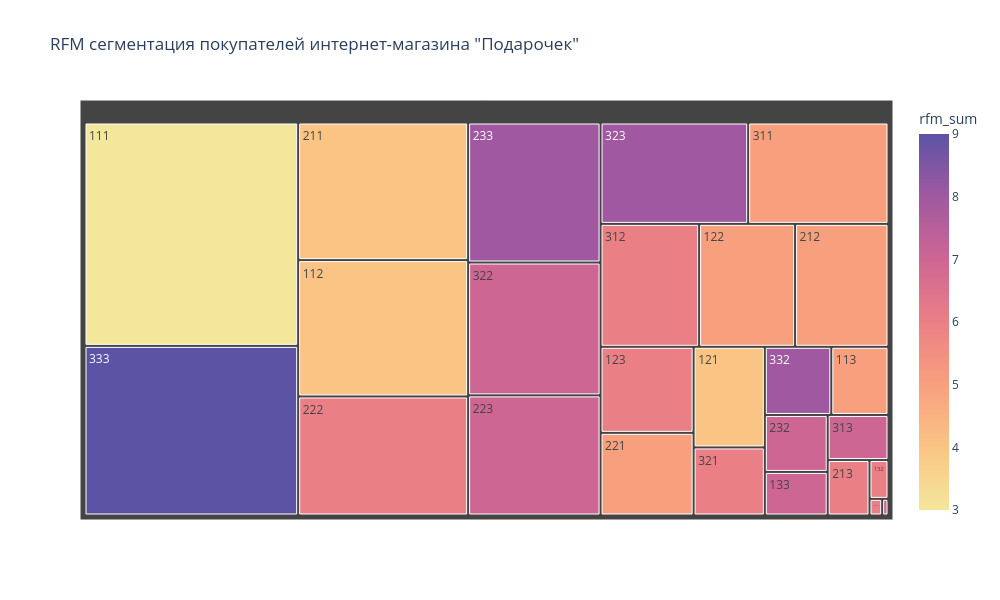

Notebook cell for this chart:
### Code cell
# Построим график treemap для визуализации результатов RFM сегментации:
fig = px.treemap(rfm_group, 
                 path=['rfm_group'], # Выбираем RFM-сегменты 
                 values='customer_id', # Устанавливаем размер - количество покупателей
                 color='rfm_sum', # Цвет сегмента будет определять сумма RFM 
                 color_continuous_scale='Sunset',
                 width=1000, 
                 height=600,
                 title='RFM сегментация покупателей интернет-магазина "Подарочек"')

# Отобразим график:
fig.show()

### Figure 1 — Plotly figure (JSON) as saved in the notebook; plotly's stock layout.template omitted (floating-point values rounded to 4 significant figures)
{"data": [{"branchvalues": "total", "customdata": [[3.0], [4.0], [5.0], [4.0], [5.0], [6.0], [6.0], [7.0], [4.0], [5.0], [6.0], [5.0], [6.0], [7.0], [6.0], [7.0], [8.0], [5.0], [6.0], [7.0], [6.0], [7.0], [8.0], [7.0], [8.0], [9.0]], "domain": {"x": [0, 1], "y": [0, 1]}, "hovertemplate": "labels=%{label}<br>customer_id=%{value}<br>parent=%{parent}<br>id=%{id}<br>rfm_sum=%{color}<extra></extra>", "ids": ["111", "112", "113", "121", "122", "123", "132", "133", "211", "212", "213", "221", "222", "223", "231", "232", "233", "311", "312", "313", "321", "322", "323", "331", "332", "333"], "labels": ["111", "112", "113", "121", "122", "123", "132", "133", "211", "212", "213", "221", "222", "223", "231", "232", "233", "311", "312", "313", "321", "322", "323", "331", "332", "333"], "marker": {"coloraxis": "coloraxis", "colors": [3.0, 4.0, 5.0, 4.0, 5.0, 6.0, 6.0, 7.0, 4.0, 5.0, 6.0, 5.0, 6.0, 7.0, 6.0, 7.0, 8.0, 5.0, 6.0, 7.0, 6.0, 7.0, 8.0, 7.0, 8.0, 9.0]}, "name": "", "parents": ["", "", "", "", "", "", "", "", "", "", "", "", "", "", "", "", "", "", "", "", "", "", "", "", "", ""], "type": "treemap", "values": [453.0, 220.0, 37.0, 68.0, 112.0, 76.0, 7.0, 26.0, 222.0, 109.0, 22.0, 73.0, 192.0, 151.0, 2.0, 34.0, 176.0, 135.0, 115.0, 26.0, 46.0, 167.0, 142.0, 1.0, 43.0, 344.0]}], "layout": {"coloraxis": {"colorbar": {"title": {"text": "rfm_sum"}}, "colorscale": [[0, "rgb(243, 231, 155)"], [0.1667, "rgb(250, 196, 132)"], [0.3333, "rgb(248, 160, 126)"], [0.5, "rgb(235, 127, 134)"], [0.6667, "rgb(206, 102, 147)"], [0.8333, "rgb(160, 89, 160)"], [1, "rgb(92, 83, 165)"]]}, "height": 600, "legend": {"tracegroupgap": 0}, "title": {"text": "RFM сегментация покупателей интернет-магазина \"Подарочек\""}, "width": 1000}}
